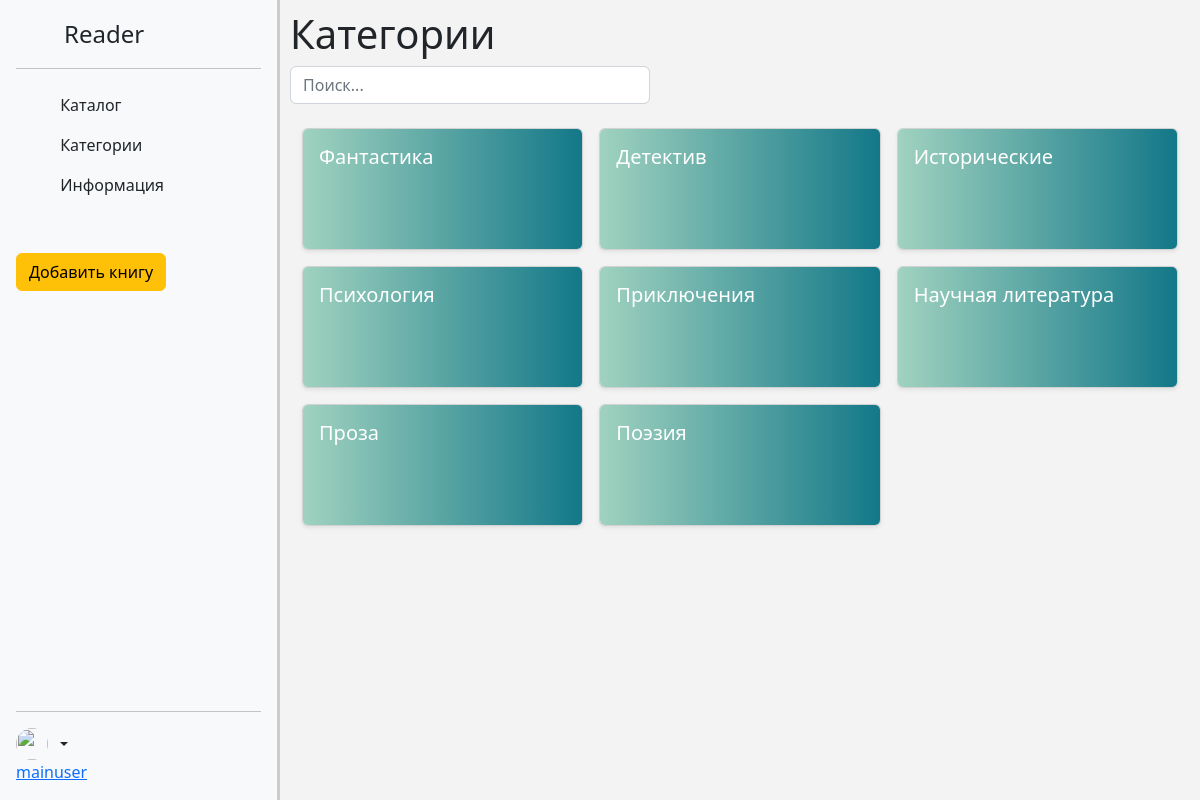
/viewCategories (signed in), run on the app's committed database.
### main/models.py (models this page shows, shortened)
class Categories(models.Model):
    name = models.CharField(max_length=50)

### main/views.py (the view)
# urls.py: path("viewCategories", viewCategories.as_view(), name='viewCategories'),
class viewCategories(View):
    def get(self, request):
        context = {}
        if 'login' in request.session:
            context['name'] = request.session['login']
        context['categories'] = Categories.objects.all()
        return render(request, "main/categories.html", context=context)

### main/templates/main/categories.html (shortened to what this page needs)
{% extends 'base/index.html' %} {% block main %}
<div id="outer-container">
  {% include 'base/header.html' %}
  <div id="content">
    <h1>Категории</h1>
    <input
      id="search"
      type="text"
      class="form-control"
      placeholder="Поиск..."
      style="width: 40%"
    /><br />
    <div class="container">
      <div class="row row-cols-1 row-cols-sm-2 row-cols-md-3 g-3">
        {% for i in categories %}
        <a
          class="cats"
          style="text-decoration: none; color: white"
          href="{% url 'index' %}?id={{i.id}}"
        >
          <div class="col">
            <div class="card shadow-sm">
              <div id="categoryItem" class="card-body">
                <h5>{{i.name}}</h5>
              </div>
            </div>
          </div>
        </a>
        {% endfor %}
      </div>
    </div>
  </div>
</div>
{% endblock main %}

### static/css/style.css (style rules this page uses)
body { background: rgb(243, 243, 243); }
#outer-container { display: table; width: 100%; height: 100%; }
#content { display: table-cell; width: 85%; vertical-align: top; height: 100vh; padding: 10px; }
#categoryItem { height: 120px; background-image: linear-gradient( to right, #a0d2bf 0%, #107687 51%, #a0d2bf 100% ); background-size: 200% auto; transition: 0.5s; cursor: pointer; border-radius: 5px; }

### data on the page
Categories: name "Фантастика"
Categories: name "Детектив"
Categories: name "Исторические"
Categories: name "Психология"
Categories: name "Приключения"
Categories: name "Научная литература"
Categories: name "Проза"
Categories: name "Поэзия"

### other printed values
{{ name }} "mainuser"
